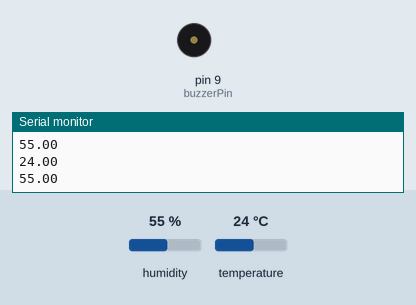
Recording of a sketch running on a simulated Arduino Uno, built with avr-gcc and run on an emulated ATmega328P. Shown: buzzer (waves = sounding), the last lines printed to the serial monitor. The test bench sets the inputs (shaded band); at power-on: humidity 55 %, temperature 24 °C.

Above: at 5.9 s.
6.0 s: humidity set to 68 %
10.4 s: humidity set to 71 %
At 11.1 s:
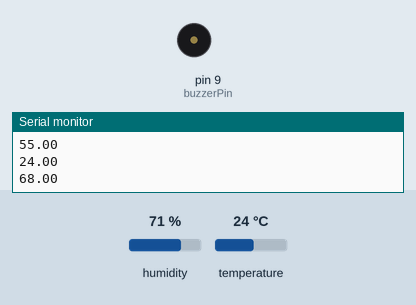
14.8 s: humidity set to 22 %
At 15.9 s:
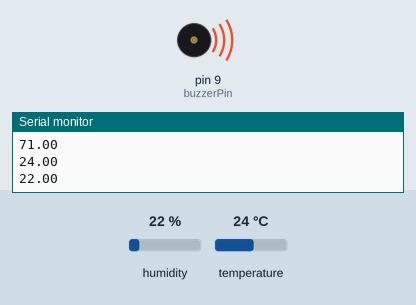
23.2 s: humidity set to 88 %
At 24.1 s:
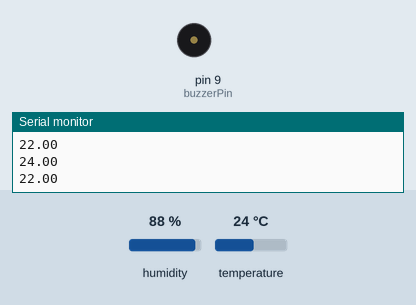
Timing chart, 0 to 26.2 s (numbered marks = the images above; inputs shaded):
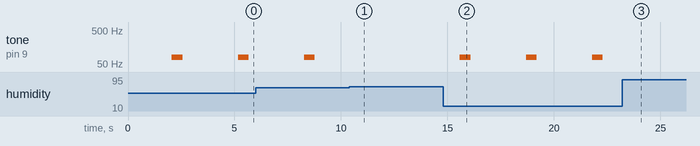

Measured:
- after the input at 10.4 s, tone on pin 9 (buzzerPin): stays silent (without the input it goes to 80 Hz after 0.98 s)
- after the input at 14.8 s, tone on pin 9 (buzzerPin): alternates 80 Hz for 0.50 s and silent for 2.6 s, starting after 0.79 s
- after the input at 23.2 s, tone on pin 9 (buzzerPin): stops changing and stays silent
- by itself, tone on pin 9 (buzzerPin): alternates 80 Hz for 0.50 s and silent for 2.6 s

The sketch:

JavaUI.ino
```cpp
#include "DHT.h"
#include <Adafruit_Sensor.h>
#include <SoftwareSerial.h>
#define DHTPIN 7
#define DHTTYPE DHT11
#define BT_SERIAL_TX 10
#define BT_SERIAL_RX 11
SoftwareSerial BluetoothSerial(BT_SERIAL_TX, BT_SERIAL_RX);

const int buzzerPin = 9;

DHT dht(DHTPIN, DHTTYPE);

void setup() {
  Serial.begin(9600);
      BluetoothSerial.begin(9600);

  pinMode(buzzerPin, OUTPUT);
  dht.begin();

  }

void loop() {
  delay(2000);

  double t = dht.readTemperature();
  double h =dht.readHumidity();
  if (isnan(t) || isnan(h)) {
    Serial.println(F("Failed to read from DHT sensor!"));
    return;
    }
    Serial.println(t);
  Serial.println(h);
      BluetoothSerial.println("Temperature " + String(t) + "C Humidity: " + String(h) + "%");

  if(t>25 || h<70)
  {
    tone(buzzerPin, 80);
  delay(500);
  noTone(buzzerPin);
  delay(500);
  }
  if(t<25 || h<70)
  {
BluetoothSerial.println("Low Temperature and Humdidity warning");
  }
 else if(t>25 || h>70)
  {
BluetoothSerial.println("High Temperature and Humdidity warning");
  }

  }
```
